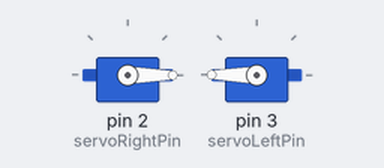
This sketch was run on a simulated Arduino Uno, built with avr-gcc and run on an emulated ATmega328P. Parts: 2 × servo.

Above: at 0.05 s.
Timing chart, 0 to 4.6 s (numbered marks = the images above):
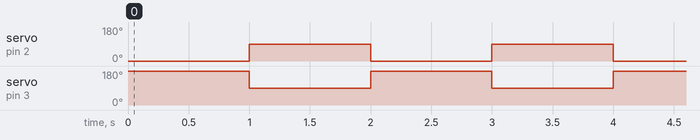

Measured:
- by itself, servo on pin 2 (servoRightPin): alternates 90° for 1.0 s and 0° for 1.0 s
- by itself, servo on pin 3 (servoLeftPin): alternates 180° for 1.0 s and 90° for 1.0 s

The sketch:

footballBotForward.pde
```cpp
// footballBotForward.pde - Move forward
// (c) Kimmo Karvinen & Tero Karvinen http://BotBook.com

#include <Servo.h>

int servoRightPin = 2;
int servoLeftPin  = 3;
Servo servoRight;
Servo servoLeft;

void moveForward()
{
  servoLeft.write(180); // full speed in one direction
  servoRight.write(0);  // full speed in the other
}

void stopMoving()
{
  servoLeft.write(90);
  servoRight.write(90);
}


void setup()
{
  servoRight.attach(servoRightPin);
  servoLeft.attach(servoLeftPin);
}

void loop()
{
  moveForward();
  delay(1000);
  stopMoving();
  delay(1000);
}
```
